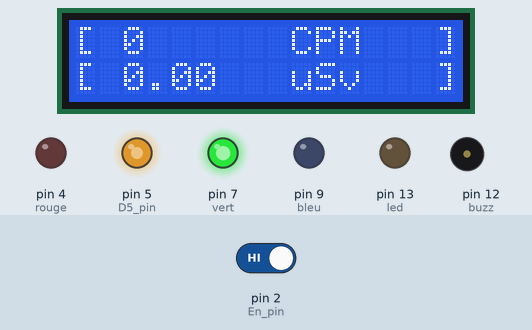
A sketch run on a simulated Arduino Uno, built with avr-gcc and run on an emulated ATmega328P. Shown: 16×2 character LCD, output pins drawn as LEDs (lit = HIGH), buzzer (waves = sounding, pin HIGH). The test bench sets the inputs (shaded band); at power-on: pin 2 (En_pin) HIGH. What the sketch prints to the serial monitor is not drawn.

Above: at 1.7 s.
1.8 s: pin 2 (En_pin) driven LOW
At 2.6 s:
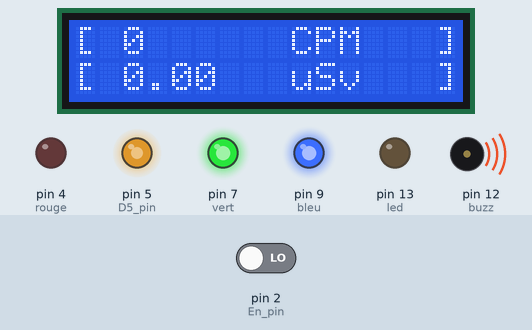
3.3 s: pin 2 (En_pin) driven HIGH
At 3.9 s:
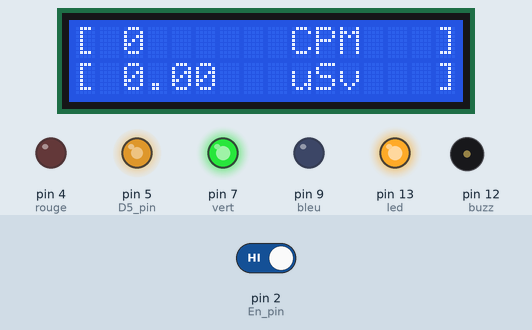
4.8 s: pin 2 (En_pin) driven LOW
At 6.0 s:
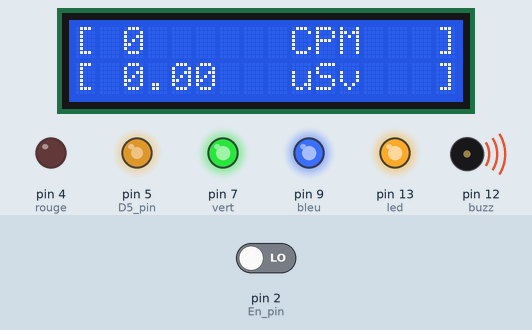
Timing chart, 0 to 7.8 s (numbered marks = the images above; inputs shaded):
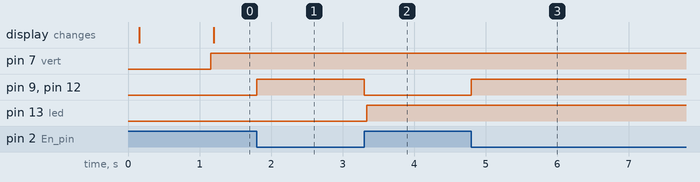

The sketch:

geiger.ino
```cpp
#include <Wire.h>    // Required for I2C communication
#include <LCD.h>
#include <LiquidCrystal_I2C.h>

#define I2C_ADDR    0x3F // <<----- Add your address here.  Find it from I2C Scanner
#define BACKLIGHT_PIN     3
#define En_pin  2
#define Rw_pin  1
#define Rs_pin  0
#define D4_pin  4
#define D5_pin  5
#define D6_pin  6
#define D7_pin  7
LiquidCrystal_I2C	lcd(I2C_ADDR, En_pin, Rw_pin, Rs_pin, D4_pin, D5_pin, D6_pin, D7_pin);

long count = 0;
long cpm = 0;
int led = 13;
double usv = 0.0;
int moyen[60];
int moyTemp =  0;
int tmp = 0;
long totalCount = 0;

int vert  = 7;
int rouge = 4;
int bleu  = 9;
int buzz  = 12;
void setup()
{
	Serial.begin(9600);
	Serial.println("Booting...");
	Serial.println(" ");
	Serial.println("=================================");
	Serial.println("= Geiger-Muler Radiation Metter =");
	Serial.println("=================================");

	pinMode(led, OUTPUT);
	pinMode(vert, OUTPUT);
	pinMode(rouge, OUTPUT);
	pinMode(bleu, OUTPUT);
	pinMode(buzz, OUTPUT);

	Serial.println("Starting : i2c");
	Wire.begin();
	Serial.println("Starting : LCD");
	lcd.begin (16, 2); //  <<----- My LCD was 20x4
	lcd.setBacklightPin(BACKLIGHT_PIN, POSITIVE);
	lcd.setBacklight(HIGH);

	lcd.home();

  //uncomment this if runing on arduino 16mhz (uno, etc)
  setPwmFrequency(5,64);

  //setPwmFrequency(9,8); //pin 9 for 8Mhz. Comment this line if running on 16Mhz
  analogWrite(5, 180);   //starts PWM on pin 9. (replace 9 with 5 if runing on 16Mhz)

  //calls 'countPulse' function when interupt pin goes low
  //interupt 0 is pin 2 on the Arduino
  attachInterrupt(0,countPulse,FALLING);

  for(int i=0; i<60; i++) moyen[i] = 0;

}

void loop()
{
	if(totalCount > 0) digitalWrite(led, 1);

  delay(1000); //the count is incrementing during this delay

  //cpm = 6 *count;
  usv = cpm * 0.0057;
  totalCount = totalCount + count;
	if(usv > 0.0)
	{
		digitalWrite(rouge, 1);
		digitalWrite(vert, 0);
	}
	else
	{
		digitalWrite(rouge, 0);
		digitalWrite(vert, 1);
	}

  for(int i=0; i<60; i++)
  {
  	tmp = i + 1;
  	moyen[i] = moyen[tmp];
  }

  moyen[60] = count;
  cpm = 0;
  for(int i=0; i<60; i++) cpm = cpm + moyen[i];

  Serial.print("Count = ");
  Serial.print(count);
  Serial.print(" / ");
  Serial.print("CPM = ");
  Serial.print(cpm,DEC);
  Serial.print(" / ");
  Serial.print("uSv = ");
  Serial.print(usv);
  Serial.print(" / ");
  Serial.print("TotalCount = ");
  Serial.println(totalCount);

	lcd.setCursor(0, 0);
	lcd.print("[        CPM   ]");
	lcd.setCursor(0, 1);
	lcd.print("[        uSv   ]");
  	lcd.setCursor(2, 0);
  	lcd.print(cpm);
  	lcd.setCursor(2, 1);
  	lcd.print(usv);

  count=0; //reset the count


}


void setPwmFrequency(int pin, int divisor) {
  byte mode;
  if(pin == 5 || pin == 6 || pin == 9 || pin == 10) {
    switch(divisor) {
      case 1: mode = 0x01; break;
      case 8: mode = 0x02; break;
      case 64: mode = 0x03; break;
      case 256: mode = 0x04; break;
      case 1024: mode = 0x05; break;
      default: return;
    }
    if(pin == 5 || pin == 6) {
      TCCR0B = TCCR0B & 0b11111000 | mode;
    } else {
      TCCR1B = TCCR1B & 0b11111000 | mode;
    }
  } else if(pin == 3 || pin == 11) {
    switch(divisor) {
      case 1: mode = 0x01; break;
      case 8: mode = 0x02; break;
      case 32: mode = 0x03; break;
      case 64: mode = 0x04; break;
      case 128: mode = 0x05; break;
      case 256: mode = 0x06; break;
      case 1024: mode = 0x7; break;
      default: return;
    }
    TCCR2B = TCCR2B & 0b11111000 | mode;
  }
}

void countPulse(){
  digitalWrite(bleu, 1);
  digitalWrite(buzz, 1);
  detachInterrupt(0);
  count++;
  while(digitalRead(2)==0){
  }
  attachInterrupt(0,countPulse,FALLING);
  digitalWrite(bleu, 0);
  digitalWrite(buzz, 0);

}
```

Measured:
- after the input at 1.8 s, pin 9 (bleu), pin 12 (buzz): LOW → HIGH at once
- after the input at 3.3 s, pin 9 (bleu), pin 12 (buzz): HIGH → LOW at once; pin 13 (led): LOW → HIGH at once
- after the input at 4.8 s, pin 9 (bleu), pin 12 (buzz): LOW → HIGH at once
